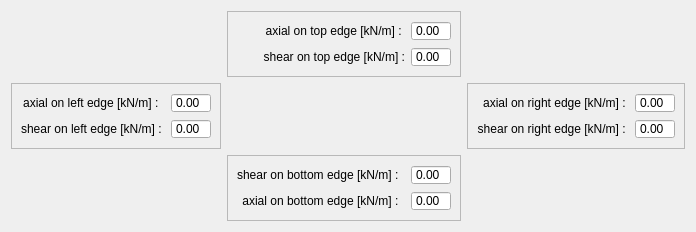
      <widget class="QWidget" name="Loads">
       <attribute name="title">
        <string>Loads</string>
       </attribute>
       <layout class="QGridLayout" name="gridLayout_3">
        <item row="1" column="1">
         <widget class="QLabel" name="label_16">
          <property name="text">
           <string/>
          </property>
          <property name="pixmap">
           <pixmap resource="../Images.qrc">:/menu_pictures/sprites/menu_pictures/diagram_of_shield_forces.png</pixmap>
          </property>
          <property name="alignment">
           <set>Qt::AlignCenter</set>
          </property>
         </widget>
        </item>
        <item row="0" column="1">
         <widget class="QFrame" name="frame_8">
          <property name="frameShape">
           <enum>QFrame::StyledPanel</enum>
          </property>
          <property name="frameShadow">
           <enum>QFrame::Raised</enum>
          </property>
          <layout class="QVBoxLayout" name="verticalLayout_11">
           <item>
            <layout class="QHBoxLayout" name="horizontalLayout_22">
             <item>
              <widget class="QLabel" name="label_23">
               <property name="text">
                <string>axial on top edge [kN/m] : </string>
               </property>
               <property name="alignment">
                <set>Qt::AlignRight|Qt::AlignTrailing|Qt::AlignVCenter</set>
               </property>
              </widget>
             </item>
             <item>
              <widget class="QDoubleSpinBox" name="YTInput">
               <property name="sizePolicy">
                <sizepolicy hsizetype="Fixed" vsizetype="Fixed">
                 <horstretch>0</horstretch>
                 <verstretch>0</verstretch>
                </sizepolicy>
               </property>
               <property name="minimumSize">
                <size>
                 <width>40</width>
                 <height>20</height>
                </size>
               </property>
               <property name="maximumSize">
                <size>
                 <width>40</width>
                 <height>20</height>
                </size>
               </property>
               <property name="buttonSymbols">
                <enum>QAbstractSpinBox::NoButtons</enum>
               </property>
               <property name="decimals">
                <number>2</number>
               </property>
               <property name="minimum">
                <double>-10000.000000000000000</double>
               </property>
               <property name="maximum">
                <double>10000.000000000000000</double>
               </property>
               <property name="singleStep">
                <double>0.010000000000000</double>
               </property>
               <property name="value">
                <double>0.000000000000000</double>
               </property>
              </widget>
             </item>
            </layout>
           </item>
           <item>
            <layout class="QHBoxLayout" name="horizontalLayout_23">
             <item>
              <widget class="QLabel" name="label_24">
               <property name="text">
                <string>shear on top edge [kN/m] :</string>
               </property>
               <property name="alignment">
                <set>Qt::AlignRight|Qt::AlignTrailing|Qt::AlignVCenter</set>
               </property>
              </widget>
             </item>
             <item>
              <widget class="QDoubleSpinBox" name="XTInput">
               <property name="sizePolicy">
                <sizepolicy hsizetype="Fixed" vsizetype="Fixed">
                 <horstretch>0</horstretch>
                 <verstretch>0</verstretch>
                </sizepolicy>
               </property>
               <property name="minimumSize">
                <size>
                 <width>40</width>
                 <height>20</height>
                </size>
               </property>
               <property name="maximumSize">
                <size>
                 <width>40</width>
                 <height>20</height>
                </size>
               </property>
               <property name="buttonSymbols">
                <enum>QAbstractSpinBox::NoButtons</enum>
               </property>
               <property name="decimals">
                <number>2</number>
               </property>
               <property name="minimum">
                <double>-10000.000000000000000</double>
               </property>
               <property name="maximum">
                <double>10000.000000000000000</double>
               </property>
               <property name="singleStep">
                <double>0.010000000000000</double>
               </property>
               <property name="value">
                <double>0.000000000000000</double>
               </property>
              </widget>
             </item>
            </layout>
           </item>
          </layout>
         </widget>
        </item>
        <item row="1" column="0">
         <widget class="QFrame" name="frame_6">
          <property name="frameShape">
           <enum>QFrame::StyledPanel</enum>
          </property>
          <property name="frameShadow">
           <enum>QFrame::Raised</enum>
          </property>
          <layout class="QVBoxLayout" name="verticalLayout_9">
           <item>
            <layout class="QHBoxLayout" name="horizontalLayout_19">
             <item>
              <widget class="QLabel" name="label_20">
               <property name="text">
                <string>axial on left edge [kN/m] :  </string>
               </property>
               <property name="alignment">
                <set>Qt::AlignRight|Qt::AlignTrailing|Qt::AlignVCenter</set>
               </property>
              </widget>
             </item>
             <item>
              <widget class="QDoubleSpinBox" name="XLInput">
               <property name="sizePolicy">
                <sizepolicy hsizetype="Fixed" vsizetype="Fixed">
                 <horstretch>0</horstretch>
                 <verstretch>0</verstretch>
                </sizepolicy>
               </property>
               <property name="minimumSize">
                <size>
                 <width>40</width>
                 <height>20</height>
                </size>
               </property>
               <property name="maximumSize">
                <size>
                 <width>40</width>
                 <height>20</height>
                </size>
               </property>
               <property name="buttonSymbols">
                <enum>QAbstractSpinBox::NoButtons</enum>
               </property>
               <property name="decimals">
                <number>2</number>
               </property>
               <property name="minimum">
                <double>-10000.000000000000000</double>
               </property>
               <property name="maximum">
                <double>10000.000000000000000</double>
               </property>
               <property name="singleStep">
                <double>0.010000000000000</double>
               </property>
               <property name="value">
                <double>0.000000000000000</double>
               </property>
              </widget>
             </item>
            </layout>
           </item>
           <item>
            <layout class="QHBoxLayout" name="horizontalLayout_17">
             <item>
              <widget class="QLabel" name="label_18">
               <property name="text">
                <string>shear on left edge [kN/m] : </string>
               </property>
               <property name="alignment">
                <set>Qt::AlignRight|Qt::AlignTrailing|Qt::AlignVCenter</set>
               </property>
              </widget>
             </item>
             <item>
              <widget class="QDoubleSpinBox" name="YLInput">
               <property name="sizePolicy">
                <sizepolicy hsizetype="Fixed" vsizetype="Fixed">
                 <horstretch>0</horstretch>
                 <verstretch>0</verstretch>
                </sizepolicy>
               </property>
               <property name="minimumSize">
                <size>
                 <width>40</width>
                 <height>20</height>
                </size>
               </property>
               <property name="maximumSize">
                <size>
                 <width>40</width>
                 <height>20</height>
                </size>
               </property>
               <property name="buttonSymbols">
                <enum>QAbstractSpinBox::NoButtons</enum>
               </property>
               <property name="decimals">
                <number>2</number>
               </property>
               <property name="minimum">
                <double>-10000.000000000000000</double>
               </property>
               <property name="maximum">
                <double>10000.000000000000000</double>
               </property>
               <property name="singleStep">
                <double>0.010000000000000</double>
               </property>
               <property name="value">
                <double>0.000000000000000</double>
               </property>
              </widget>
             </item>
            </layout>
           </item>
          </layout>
         </widget>
        </item>
        <item row="1" column="2">
         <widget class="QFrame" name="frame_7">
          <property name="frameShape">
           <enum>QFrame::StyledPanel</enum>
          </property>
          <property name="frameShadow">
           <enum>QFrame::Raised</enum>
          </property>
          <layout class="QVBoxLayout" name="verticalLayout_10">
           <item>
            <layout class="QHBoxLayout" name="horizontalLayout_20">
             <item>
              <widget class="QLabel" name="label_21">
               <property name="text">
                <string>axial on right edge [kN/m] : </string>
               </property>
               <property name="alignment">
                <set>Qt::AlignRight|Qt::AlignTrailing|Qt::AlignVCenter</set>
               </property>
              </widget>
             </item>
             <item>
              <widget class="QDoubleSpinBox" name="XRInput">
               <property name="sizePolicy">
                <sizepolicy hsizetype="Fixed" vsizetype="Fixed">
                 <horstretch>0</horstretch>
                 <verstretch>0</verstretch>
                </sizepolicy>
               </property>
               <property name="minimumSize">
                <size>
                 <width>40</width>
                 <height>20</height>
                </size>
               </property>
               <property name="maximumSize">
                <size>
                 <width>40</width>
                 <height>20</height>
                </size>
               </property>
               <property name="buttonSymbols">
                <enum>QAbstractSpinBox::NoButtons</enum>
               </property>
               <property name="decimals">
                <number>2</number>
               </property>
               <property name="minimum">
                <double>-10000.000000000000000</double>
               </property>
               <property name="maximum">
                <double>10000.000000000000000</double>
               </property>
               <property name="singleStep">
                <double>0.010000000000000</double>
               </property>
               <property name="value">
                <double>0.000000000000000</double>
               </property>
              </widget>
             </item>
            </layout>
           </item>
           <item>
            <layout class="QHBoxLayout" name="horizontalLayout_21">
             <item>
              <widget class="QLabel" name="label_22">
               <property name="text">
                <string>shear on right edge [kN/m] : </string>
               </property>
               <property name="alignment">
                <set>Qt::AlignRight|Qt::AlignTrailing|Qt::AlignVCenter</set>
               </property>
              </widget>
             </item>
             <item>
              <widget class="QDoubleSpinBox" name="YRInput">
               <property name="sizePolicy">
                <sizepolicy hsizetype="Fixed" vsizetype="Fixed">
                 <horstretch>0</horstretch>
                 <verstretch>0</verstretch>
                </sizepolicy>
               </property>
               <property name="minimumSize">
                <size>
                 <width>40</width>
                 <height>20</height>
                </size>
               </property>
               <property name="maximumSize">
                <size>
                 <width>40</width>
                 <height>20</height>
                </size>
               </property>
               <property name="buttonSymbols">
                <enum>QAbstractSpinBox::NoButtons</enum>
               </property>
               <property name="decimals">
                <number>2</number>
               </property>
               <property name="minimum">
                <double>-10000.000000000000000</double>
               </property>
               <property name="maximum">
                <double>10000.000000000000000</double>
               </property>
               <property name="singleStep">
                <double>0.010000000000000</double>
               </property>
               <property name="value">
                <double>0.000000000000000</double>
               </property>
              </widget>
             </item>
            </layout>
           </item>
          </layout>
         </widget>
        </item>
        <item row="2" column="1">
         <widget class="QFrame" name="frame_5">
          <property name="frameShape">
           <enum>QFrame::StyledPanel</enum>
          </property>
          <property name="frameShadow">
           <enum>QFrame::Raised</enum>
          </property>
          <layout class="QVBoxLayout" name="verticalLayout_8">
           <item>
            <layout class="QHBoxLayout" name="horizontalLayout_18">
             <item>
              <widget class="QLabel" name="label_19">
               <property name="text">
                <string>shear on bottom edge [kN/m] :  </string>
               </property>
               <property name="alignment">
                <set>Qt::AlignRight|Qt::AlignTrailing|Qt::AlignVCenter</set>
               </property>
              </widget>
             </item>
             <item>
              <widget class="QDoubleSpinBox" name="XBInput">
               <property name="sizePolicy">
                <sizepolicy hsizetype="Fixed" vsizetype="Fixed">
                 <horstretch>0</horstretch>
                 <verstretch>0</verstretch>
                </sizepolicy>
               </property>
               <property name="minimumSize">
                <size>
                 <width>40</width>
                 <height>20</height>
                </size>
               </property>
               <property name="maximumSize">
                <size>
                 <width>40</width>
                 <height>20</height>
                </size>
               </property>
               <property name="buttonSymbols">
                <enum>QAbstractSpinBox::NoButtons</enum>
               </property>
               <property name="decimals">
                <number>2</number>
               </property>
               <property name="minimum">
                <double>-10000.000000000000000</double>
               </property>
               <property name="maximum">
                <double>10000.000000000000000</double>
               </property>
               <property name="singleStep">
                <double>0.010000000000000</double>
               </property>
               <property name="value">
                <double>0.000000000000000</double>
               </property>
              </widget>
             </item>
            </layout>
           </item>
           <item>
            <layout class="QHBoxLayout" name="horizontalLayout_16">
             <item>
              <widget class="QLabel" name="label_17">
               <property name="text">
                <string>axial on bottom edge [kN/m] :  </string>
               </property>
               <property name="alignment">
                <set>Qt::AlignRight|Qt::AlignTrailing|Qt::AlignVCenter</set>
               </property>
              </widget>
             </item>
             <item>
              <widget class="QDoubleSpinBox" name="YBInput">
               <property name="sizePolicy">
                <sizepolicy hsizetype="Fixed" vsizetype="Fixed">
                 <horstretch>0</horstretch>
                 <verstretch>0</verstretch>
                </sizepolicy>
               </property>
               <property name="minimumSize">
                <size>
                 <width>40</width>
                 <height>20</height>
                </size>
               </property>
               <property name="maximumSize">
                <size>
                 <width>40</width>
                 <height>20</height>
                </size>
               </property>
               <property name="buttonSymbols">
                <enum>QAbstractSpinBox::NoButtons</enum>
               </property>
               <property name="decimals">
                <number>2</number>
               </property>
               <property name="minimum">
                <double>-10000.000000000000000</double>
               </property>
               <property name="maximum">
                <double>10000.000000000000000</double>
               </property>
               <property name="singleStep">
                <double>0.010000000000000</double>
               </property>
               <property name="value">
                <double>0.000000000000000</double>
               </property>
              </widget>
             </item>
            </layout>
           </item>
          </layout>
         </widget>
        </item>
        <item row="0" column="0">
         <widget class="QLabel" name="label_25">
          <property name="text">
           <string/>
          </property>
          <property name="pixmap">
           <pixmap resource="../Images.qrc">:/menu_pictures/sprites/menu_pictures/positive_sign_direction.png</pixmap>
          </property>
          <property name="alignment">
           <set>Qt::AlignCenter</set>
          </property>
         </widget>
        </item>
       </layout>
      </widget>
